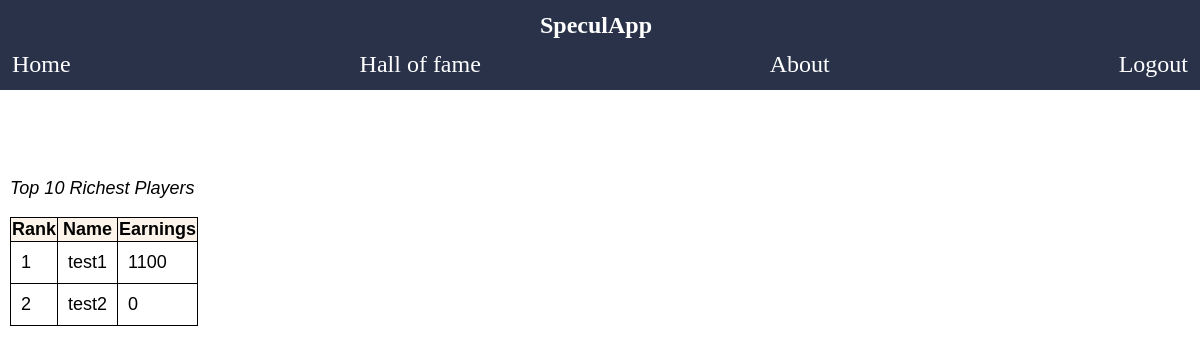
/page/Statistics.php (signed in), run on an earlier commit of the app's database.
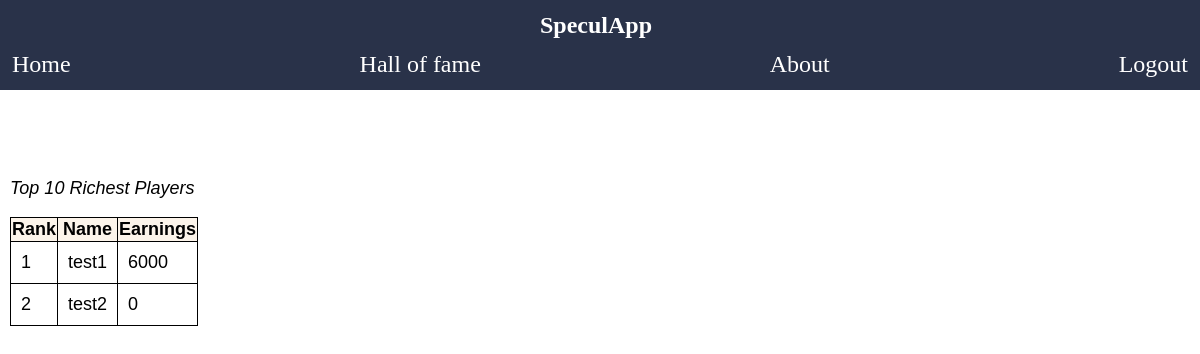
And on a later commit of the database.
### tables this page shows
CREATE TABLE `hof` (
  `username` varchar(32) NOT NULL,
  `user_id` int(11) NOT NULL,
  `credit` int(11) NOT NULL,
  `updated_at` datetime NOT NULL
);

### script/get_hof.php (the view, shortened to what this page needs)
<?php
require('db.php');
$sql="SELECT username,credit FROM `hof` ORDER BY credit DESC;";
$result = mysqli_query($con,$sql);
if (mysqli_num_rows($result)>0){
	$i=1;
	while ($row=mysqli_fetch_assoc($result)AND $i<=10){ ?>
		<tr>
			<td><?php echo $i;?></td>
			<td><?php echo $row['username'];?></td>
			<td><?php echo $row['credit'];?></td>
		</tr>
	<?php
	$i=$i+1;
	}
}
?>

What changed in the data, as far as the page shows it:
changed hof "test1": credit "1100" → "6000"
